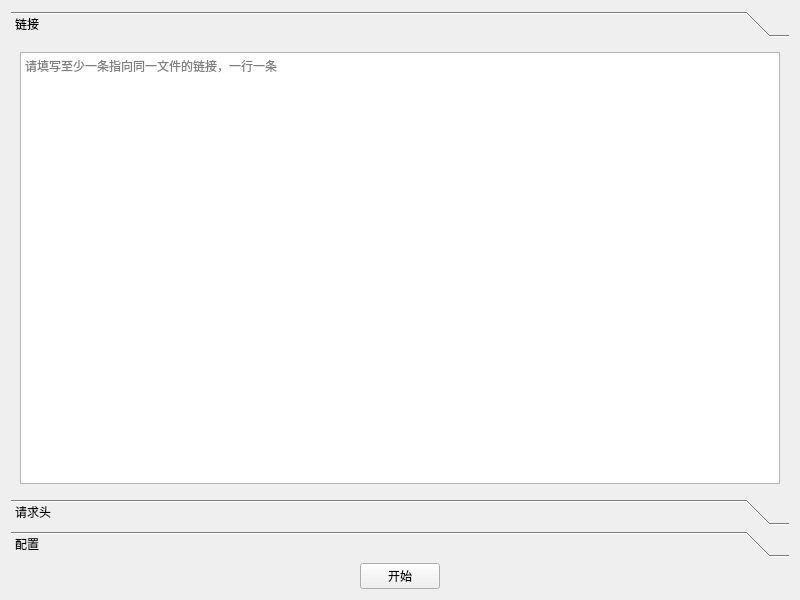
<?xml version="1.0" encoding="UTF-8"?>
<ui version="4.0">
 <class>newtask</class>
 <widget class="QWidget" name="newtask">
  <property name="geometry">
   <rect>
    <x>0</x>
    <y>0</y>
    <width>800</width>
    <height>600</height>
   </rect>
  </property>
  <property name="windowTitle">
   <string>Form</string>
  </property>
  <layout class="QVBoxLayout" name="verticalLayout">
   <item>
    <widget class="QToolBox" name="toolBox">
     <property name="currentIndex">
      <number>0</number>
     </property>
     <widget class="QWidget" name="urls">
      <property name="geometry">
       <rect>
        <x>0</x>
        <y>0</y>
        <width>782</width>
        <height>473</height>
       </rect>
      </property>
      <attribute name="label">
       <string>链接</string>
      </attribute>
      <layout class="QVBoxLayout" name="verticalLayout_2">
       <item>
        <widget class="QTextEdit" name="urlsedit">
         <property name="placeholderText">
          <string>请填写至少一条指向同一文件的链接，一行一条</string>
         </property>
        </widget>
       </item>
      </layout>
     </widget>
     <widget class="QWidget" name="header">
      <property name="geometry">
       <rect>
        <x>0</x>
        <y>0</y>
        <width>782</width>
        <height>473</height>
       </rect>
      </property>
      <attribute name="label">
       <string>请求头</string>
      </attribute>
      <layout class="QVBoxLayout" name="verticalLayout_3">
       <item>
        <widget class="QTextEdit" name="headeredit">
         <property name="placeholderText">
          <string>请填写请求头</string>
         </property>
        </widget>
       </item>
      </layout>
     </widget>
     <widget class="QWidget" name="config">
      <property name="geometry">
       <rect>
        <x>0</x>
        <y>0</y>
        <width>782</width>
        <height>473</height>
       </rect>
      </property>
      <attribute name="label">
       <string>配置</string>
      </attribute>
      <layout class="QVBoxLayout" name="verticalLayout_4">
       <item>
        <widget class="QTableWidget" name="configtable"/>
       </item>
      </layout>
     </widget>
    </widget>
   </item>
   <item>
    <layout class="QHBoxLayout" name="horizontalLayout">
     <item>
      <spacer name="horizontalSpacer">
       <property name="orientation">
        <enum>Qt::Horizontal</enum>
       </property>
       <property name="sizeHint" stdset="0">
        <size>
         <width>40</width>
         <height>20</height>
        </size>
       </property>
      </spacer>
     </item>
     <item>
      <widget class="QPushButton" name="start">
       <property name="enabled">
        <bool>true</bool>
       </property>
       <property name="text">
        <string>开始</string>
       </property>
      </widget>
     </item>
     <item>
      <spacer name="horizontalSpacer_2">
       <property name="orientation">
        <enum>Qt::Horizontal</enum>
       </property>
       <property name="sizeHint" stdset="0">
        <size>
         <width>40</width>
         <height>20</height>
        </size>
       </property>
      </spacer>
     </item>
    </layout>
   </item>
  </layout>
 </widget>
 <resources/>
 <connections/>
</ui>
